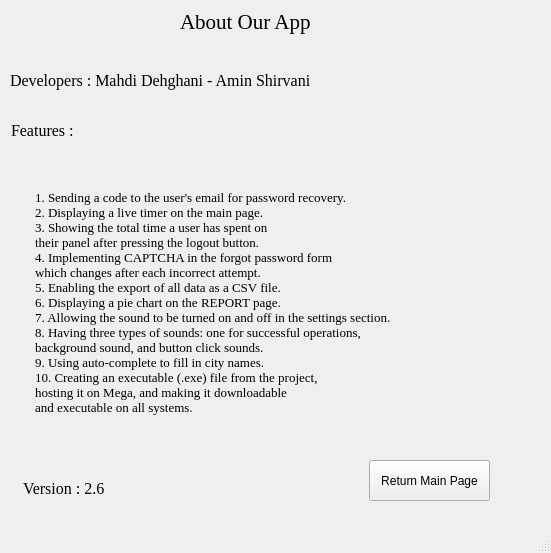
<?xml version="1.0" encoding="UTF-8"?>
<ui version="4.0">
 <class>MainWindow</class>
 <widget class="QMainWindow" name="MainWindow">
  <property name="geometry">
   <rect>
    <x>0</x>
    <y>0</y>
    <width>551</width>
    <height>553</height>
   </rect>
  </property>
  <property name="windowTitle">
   <string>MainWindow</string>
  </property>
  <widget class="QWidget" name="centralwidget">
   <widget class="QLabel" name="title">
    <property name="geometry">
     <rect>
      <x>180</x>
      <y>1</y>
      <width>181</width>
      <height>41</height>
     </rect>
    </property>
    <property name="font">
     <font>
      <family>Times New Roman</family>
      <pointsize>16</pointsize>
     </font>
    </property>
    <property name="text">
     <string>About Our App</string>
    </property>
   </widget>
   <widget class="QLabel" name="developers_label">
    <property name="geometry">
     <rect>
      <x>10</x>
      <y>60</y>
      <width>381</width>
      <height>41</height>
     </rect>
    </property>
    <property name="font">
     <font>
      <family>Times New Roman</family>
      <pointsize>12</pointsize>
     </font>
    </property>
    <property name="text">
     <string>Developers : Mahdi Dehghani - Amin Shirvani</string>
    </property>
   </widget>
   <widget class="QLabel" name="features_label">
    <property name="geometry">
     <rect>
      <x>11</x>
      <y>110</y>
      <width>381</width>
      <height>41</height>
     </rect>
    </property>
    <property name="font">
     <font>
      <family>Times New Roman</family>
      <pointsize>12</pointsize>
     </font>
    </property>
    <property name="text">
     <string>Features : </string>
    </property>
   </widget>
   <widget class="QLabel" name="discription">
    <property name="geometry">
     <rect>
      <x>35</x>
      <y>122</y>
      <width>481</width>
      <height>361</height>
     </rect>
    </property>
    <property name="font">
     <font>
      <family>Times New Roman</family>
      <pointsize>10</pointsize>
     </font>
    </property>
    <property name="text">
     <string>1. Sending a code to the user's email for password recovery.
2. Displaying a live timer on the main page.
3. Showing the total time a user has spent on
their panel after pressing the logout button.
4. Implementing CAPTCHA in the forgot password form
which changes after each incorrect attempt.
5. Enabling the export of all data as a CSV file.
6. Displaying a pie chart on the REPORT page.
7. Allowing the sound to be turned on and off in the settings section.
8. Having three types of sounds: one for successful operations,
background sound, and button click sounds.
9. Using auto-complete to fill in city names.
10. Creating an executable (.exe) file from the project,
hosting it on Mega, and making it downloadable
and executable on all systems.</string>
    </property>
   </widget>
   <widget class="QLabel" name="version">
    <property name="geometry">
     <rect>
      <x>23</x>
      <y>468</y>
      <width>131</width>
      <height>41</height>
     </rect>
    </property>
    <property name="font">
     <font>
      <family>Times New Roman</family>
      <pointsize>12</pointsize>
     </font>
    </property>
    <property name="text">
     <string>Version : 2.6</string>
    </property>
   </widget>
   <widget class="QPushButton" name="return_about_btn">
    <property name="geometry">
     <rect>
      <x>369</x>
      <y>460</y>
      <width>121</width>
      <height>41</height>
     </rect>
    </property>
    <property name="text">
     <string>Return Main Page</string>
    </property>
   </widget>
  </widget>
  <widget class="QMenuBar" name="menubar">
   <property name="geometry">
    <rect>
     <x>0</x>
     <y>0</y>
     <width>551</width>
     <height>25</height>
    </rect>
   </property>
  </widget>
  <widget class="QStatusBar" name="statusbar"/>
 </widget>
 <resources/>
 <connections/>
</ui>
